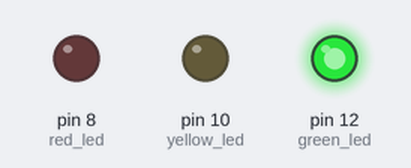
The sketch below on a simulated Arduino Uno, built with avr-gcc and run on an emulated ATmega328P. Shown: output pins drawn as LEDs (lit = HIGH).

Above: at 1.0 s.
At 2.2 s:
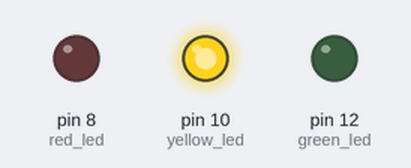
At 3.4 s:
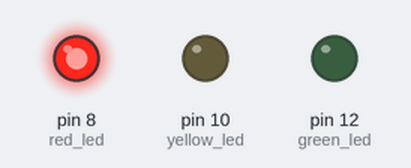
Timing chart, 0 to 6.2 s (numbered marks = the images above):
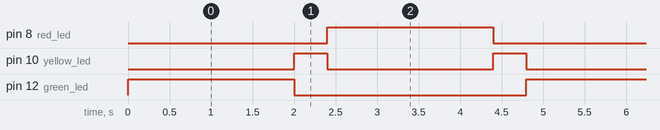

Measured:
- by itself, pin 8 (red_led), pin 12 (green_led): alternates HIGH for 2.0 s and LOW for 2.8 s
- by itself, pin 10 (yellow_led): alternates HIGH for 0.40 s and LOW for 2.0 s
- by itself, everything shown: repeats every 4.8 s, in 5 steps

The sketch:

3color_arduino.ino
```cpp
/*
Create by BananaCoding
WebSite: bananacoding.ac
CEO: 최은희
작성자: 김정준, 김용진
e-mail: youngjin.kim@bananacoding.ac
gitHub: https://github.com/BananacodingGit
*/

int green_led = 12;
int yellow_led = 10;
int red_led = 8;

void setup() {

  pinMode(red_led, OUTPUT);
  pinMode(yellow_led, OUTPUT);
  pinMode(green_led, OUTPUT);

}

void loop() {

  digitalWrite(green_led, HIGH);
  delay(2000);
  digitalWrite(green_led, LOW);

  digitalWrite(yellow_led, HIGH);
  delay(400);
  digitalWrite(yellow_led, LOW);

  digitalWrite(red_led, HIGH);
  delay(2000);
  digitalWrite(red_led, LOW);

  digitalWrite(yellow_led, HIGH);
  delay(400);
  digitalWrite(yellow_led, LOW);

}
```
